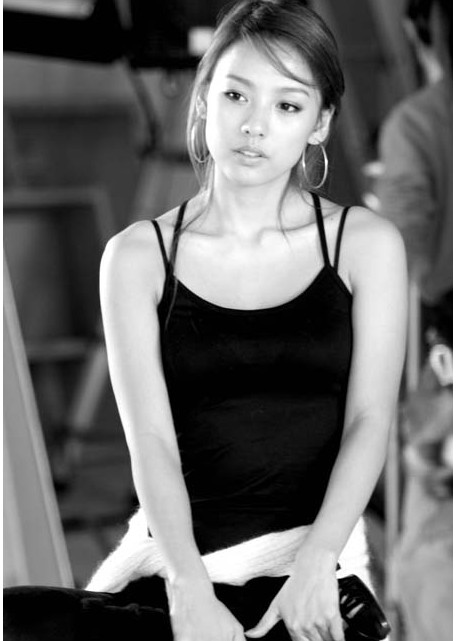
#> input picture images/20200610_hyori.jpg, 473 x 641 px
$ python sobelEdgeDetection.py   (older library calls are emulated)
#> lines starting #> are read from the running program, lines starting #| are printed output that depends on the picture
import numpy as np
import cv2
import matplotlib.pyplot as plt


def show_sobel():

    img = cv2.imread('images/20200610_hyori.jpg', cv2.IMREAD_GRAYSCALE)
#> img is the input picture: shape (641, 473); min 0, max 255, mean 111.5

    laplacian =cv2.Laplacian(img, cv2.CV_64F)
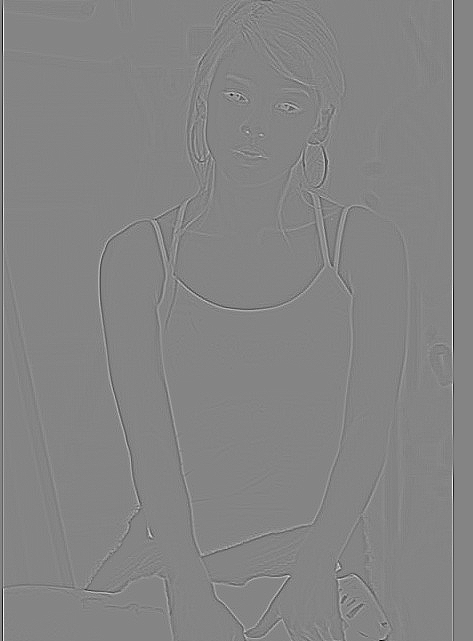
#> laplacian: shape (641, 473) float64; min -283, max 261, mean 0; drawn with min black and max white
    sobelx = cv2.Sobel(img, cv2.CV_64F, 1, 0, ksize=3)
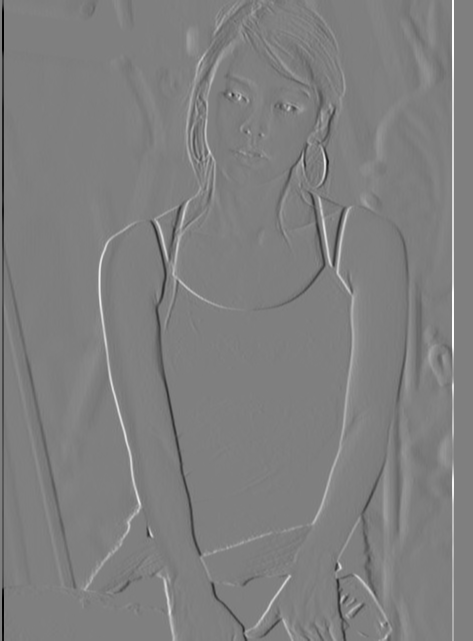
#> sobelx: shape (641, 473) float64; min -1020, max 1020, mean 0; drawn with min black and max white
    sobely = cv2.Sobel(img, cv2.CV_64F, 0, 1, ksize=3)
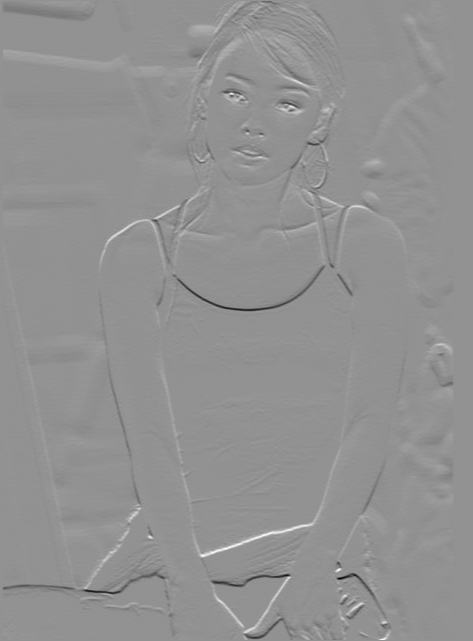
#> sobely: shape (641, 473) float64; min -997, max 743, mean 0.2; drawn with min black and max white

    plt.subplot(2, 2, 1), plt.imshow(img, cmap='gray')
    plt.title('original'), plt.xticks([]), plt.yticks([])

    plt.subplot(2, 2, 2), plt.imshow(laplacian, cmap='gray')
    plt.title('laplacian'), plt.xticks([]), plt.yticks([])

    plt.subplot(2, 2, 3), plt.imshow(sobelx, cmap='gray')
    plt.title('sobelx'), plt.xticks([]), plt.yticks([])

    plt.subplot(2, 2, 4), plt.imshow(sobely, cmap='gray')
    plt.title('sobely'), plt.xticks([]), plt.yticks([])

    plt.show()
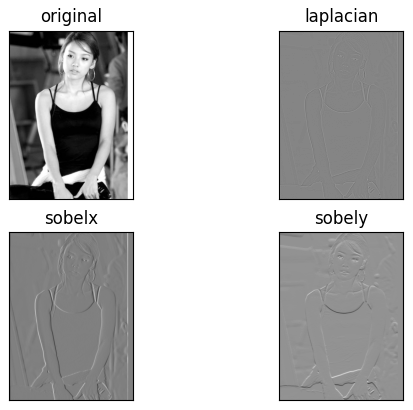
#> figure drawn by matplotlib, 4 panels


show_sobel()

$ run again, with images/20200610-sudoku-01.jpg copied over images/20200610_hyori.jpg
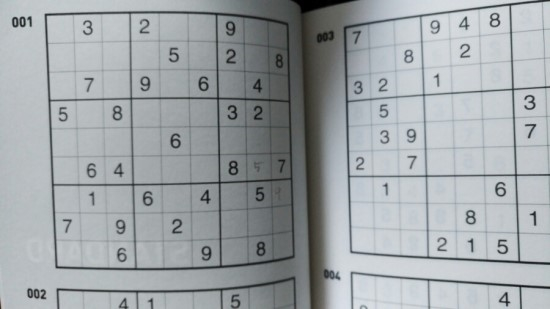
#> input picture images/20200610-sudoku-01.jpg, 550 x 309 px
#> in show_sobel, `sobely = cv2.Sobel(img, cv2.CV_64F, 0, 1, ksize=3)`:
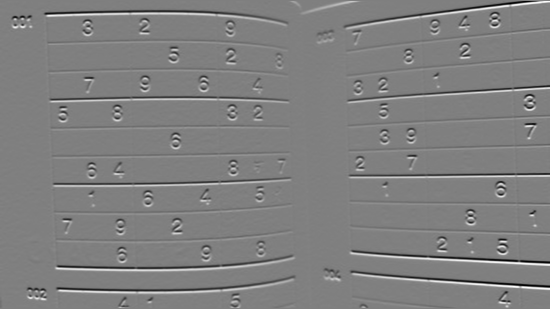
#> sobely: shape (309, 550) float64; min -647, max 644, mean 0.5; drawn with min black and max white
#> in show_sobel, `plt.show()`:
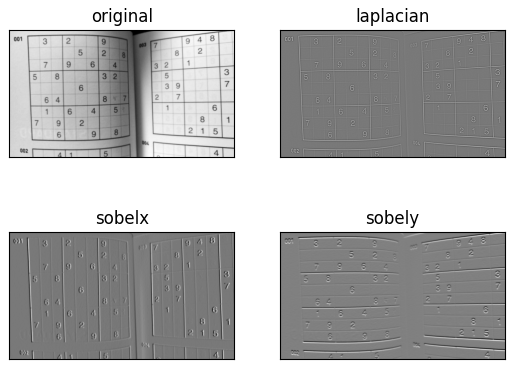
#> figure drawn by matplotlib, 4 panels
